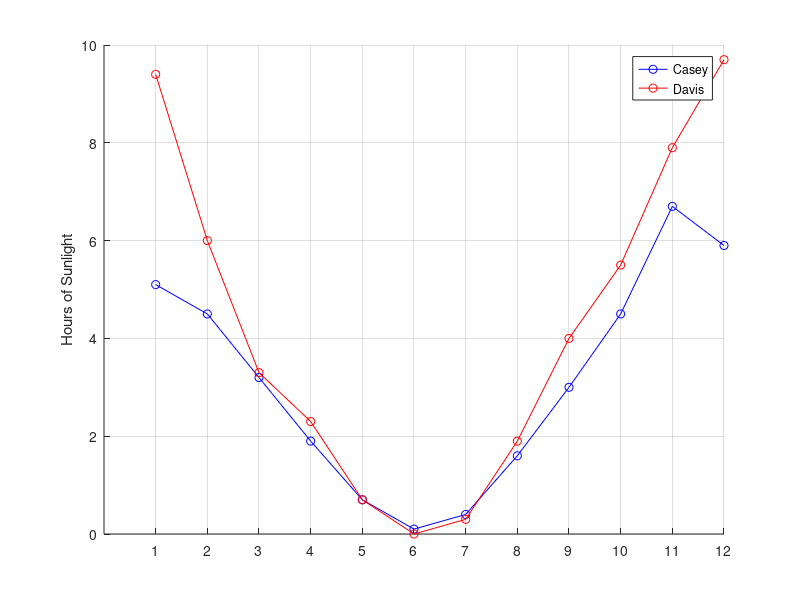

Write MATLAB code to recreate this figure. (Note: this script raises an error after producing the figure.)
%% PV Array 1D Simulation Calculations
% Feed these into TD1.1

% Given first round, focus is on possible power generation
% approximate temperature profiled will be aligned with hours in future
% iterations

% Weather Conditions - rearranging apr'25-mar'26 for jan-dec
% monthly averages
Month = ["Jan"; "Feb"; "Mar"; "Apr"; ...
         "May"; "Jun"; "Jul"; "Aug"; ...
         "Sep"; "Oct"; "Nov"; "Dec"];


Casey_C = [6.7 4.7 4.3 -2.4	-2.5 -2.5 -0.8 -3.8	-4.2 0.3 3.7 5.5]; % Celsius
Davis_C = [8.5 2.7 1 -3.8 -5.9 -3 -6.8 -4.5	-2.2 2.1 5.6 8.2]; % Celsius

Casey_Sun_hours = [5.1 4.5 3.2 1.9 0.7 0.1 0.4 1.6 3 4.5 6.7 5.9]; % Hours
Davis_Sun_hours = [9.4 6.0 3.3 2.3 0.7 0.0 0.3 1.9 4.0 5.5 7.9 9.7]; % Hours

figure(20)
hold on;
grid on;
plot(Casey_Sun_hours, 'b-o');
plot(Davis_Sun_hours, 'r-o');

legend("Casey","Davis");
ylabel("Hours of Sunlight");

xticks(1:1:12);
xticklabels(Month);
hold off;


Casey_Solar_irradiance = 88.05; % Wh/m^2 ~ W/m^2 
Davis_Solar_irradiance = 71.25; % Wh/m^2 ~ W/m^2

% Solar Panel specs
P_stc = 300; % W - Rated power @ STC
NOCT = 44; % C - Nominal Cell Temperature 
temp_coeff = -0.4; % [%] - temperature coefficient

%% Estimate cell temperature
% USe iterative loop 
T_cell_Casey = zeros(1,12);
T_cell_Davis = zeros(1,12);

for i = 1:12

T_cell_Casey(i) = Casey_C(i) + (NOCT-20).*(Casey_Solar_irradiance/800); % C
T_cell_Davis(i) = Davis_C(i) +(NOCT-20).*(Davis_Solar_irradiance/800); % C

end

% Temperature Factor 
% Account for heat dynamics effect on performance

f_temp_Casey = zeros(1,12);
f_temp_Davis = zeros(1,12); 

for i = 1:12

    f_temp_Casey(i) = 1 + ((temp_coeff/100).* (T_cell_Casey(i) - 25));
    f_temp_Davis(i) = 1 + ((temp_coeff/100).* (T_cell_Davis(i) - 25));

end 

    % Panel Power
    % Power generation 

P_gen_Casey = zeros(1,12); 
P_gen_Davis = zeros(1,12);

for i = 1:12

    P_gen_Casey(i) = P_stc .* (Casey_Solar_irradiance / 1000) .* f_temp_Casey(i) ; % W per panel
    P_gen_Davis(i) = P_stc .* (Davis_Solar_irradiance / 1000) .* f_temp_Davis(i) ; % W per panel

end

%% Bar Plot



% Figure 1 - per panel
figure(1);
hold on;
grid on;
grid minor;

PV = bar(1:12,[P_gen_Casey;P_gen_Davis]);
xlabel('Monthly Averages (Jan-Dec)');
ylabel('Power Generation per Panel (Wh)');
xticks(1:1:12);
xticklabels(Month);

hold off;





%% PV array 
% Ideal scenario, use 5 solar panels (4 sides + top) to asborb as much
% solar energy as possible

% AREA POWER = P_gen / area of solar cells 

P_gen_unit_area_Casey = zeros(1,12); 
P_gen_unit_area_Davis = zeros(1,12);

cell_size = (0.15675 * 0.15675); % m^2 
num_cell = 60;

eff_sol_area = cell_size * num_cell; % effective solar cell area


for i = 1:12

    P_gen_unit_area_Casey(i) = P_gen_Casey(i) / eff_sol_area ; % Whr
    P_gen_unit_area_Davis(i) = P_gen_Davis(i) / eff_sol_area; % Whr

end

figure(10);

hold on;
grid on;
grid minor;

PV_Array = bar(1:12,[P_gen_unit_area_Casey;P_gen_unit_area_Davis]);
xlabel('Monthly Averages (Jan-Dec)');
ylabel('Watt-hours per unit area (Wh/m^2)');
legend("Casey Station ~ 65 S","Davis Station ~ 70 S")
title('Maximum Power Generation (per unit area) (Wh/m^2)')

xticks(1:1:12);
xticklabels(Month);
ylim([0 25]);

fontsize(16,"points")

hold off;

%% Maximum Daily Power generation
% Possible power generation over months
% P_gen_unit area * sun hours 


P_gen_Daily_Casey = zeros(1,12); 
P_gen_Daily_Davis = zeros(1,12);

for i = 1:12

    P_gen_Daily_Casey(i) = P_gen_unit_area_Casey(i) * Casey_Sun_hours(i) ; % W per day
    P_gen_Daily_Davis(i) = P_gen_unit_area_Davis(i) * Davis_Sun_hours(i) ; % W per day

end

%% Maximum Possible Power Generation 
% 0% clouds - monthly sunshine hours

figure(2);

hold on;
grid on;
grid minor;

bar(1:12,[P_gen_Daily_Casey;P_gen_Daily_Davis]);
xlabel('Monthly Averages (Jan-Dec)');
ylabel('Watts per unit area (W/m^2)');


xticks(1:1:12);
xticklabels(Month);

legend("Casey Station ~ 65 S","Davis Station ~ 70 S")
legend(location="north");

title('Monthly Maximimum Daily Power Generation per unit area (W/m^2)')

fontsize(16,"points")

hold off;

%% Comparison of Sunshine to Max Power
figure(3) 
hold on;
grid on;

PV_daily = bar(1:12,[P_gen_Daily_Casey;P_gen_Daily_Davis],'blue');
xlabel('Monthly Averages (Jan-Dec)');
ylabel('Maximum Power Generation per unit area - 0% clouds (W)');

PV_daily(1).FaceColor = 'b';
PV_daily(2).FaceColor = 'r';

legend("Casey","Davis");
legend(location="north");

xticks(1:1:12);
xticklabels(Month);

hold off;



%% 20% Overcast 
% Assume 20% of solar energy blocked (80% available)

Casey_Solar_irradiance_80 = 88.05 * 0.8; % Wh/m^2 ~ W/m^2 
Davis_Solar_irradiance_80 = 71.25 * 0.8; % Wh/m^2 ~ W/m^2

% Estimate cell temperature
T_cell_Casey_80 = zeros(1,12);
T_cell_Davis_80 = zeros(1,12);

for i = 1:12
T_cell_Casey_80(i) = Casey_C(i) + (NOCT-20).*(Casey_Solar_irradiance_80/800); % C
T_cell_Davis_80(i) = Davis_C(i) +(NOCT-20).*(Davis_Solar_irradiance_80/800); % C
end

% Temperature Factor 
f_temp_Casey_80 = zeros(1,12);
f_temp_Davis_80 = zeros(1,12); 

for i = 1:12
    f_temp_Casey_80(i) = 1 + ((temp_coeff/100).* (T_cell_Casey_80(i) - 25));
    f_temp_Davis_80(i) = 1 + ((temp_coeff/100).* (T_cell_Davis_80(i) - 25));
end 

% Panel Power (single)
P_gen_Casey_80 = zeros(1,12); 
P_gen_Davis_80 = zeros(1,12);

for i = 1:12
    P_gen_Casey_80(i) = P_stc .* (Casey_Solar_irradiance_80 / 1000) .* f_temp_Casey_80(i) ; % W per panel
    P_gen_Davis_80(i) = P_stc .* (Davis_Solar_irradiance_80 / 1000) .* f_temp_Davis_80(i) ; % W per panel
end

% PV array (unit_area)
P_gen_unit_area_Casey_80 = zeros(1,12); 
P_gen_unit_area_Davis_80 = zeros(1,12);
% Assume 90% system efficiency
for i = 1:12
    P_gen_unit_area_Casey_80(i) = P_gen_Casey_80(i) / eff_sol_area ; % Whr/m^2
    P_gen_unit_area_Davis_80(i) = P_gen_Davis_80(i) / eff_sol_area ; % Whr/m^2
end

% Maximum Daily Power generation
P_gen_Daily_Casey_80 = zeros(1,12); 
P_gen_Daily_Davis_80 = zeros(1,12);

for i = 1:12

    P_gen_Daily_Casey_80(i) = P_gen_unit_area_Casey_80(i) * Casey_Sun_hours(i) ; % W/m^2 per day
    P_gen_Daily_Davis_80(i) = P_gen_unit_area_Davis_80(i) * Davis_Sun_hours(i) ; % W/m^2 per day

end

figure(4) 
hold on;
grid on;

PV_daily = bar(1:12,[P_gen_Daily_Casey_80;P_gen_Daily_Davis_80],'blue');
xlabel('Monthly Averages (Jan-Dec)');
ylabel('Maximum Power Generation per unit area - 20% clouds (W/m^2)');

PV_daily(1).FaceColor = 'b';
PV_daily(2).FaceColor = 'r';

legend("Casey","Davis");
legend(location="north");

xticks(1:1:12);
xticklabels(Month);

hold off;


%% 40% Overcast
% Assume 40% of solar energy blocked (60% available)

Casey_Solar_irradiance_60 = 88.05 * 0.6; % Wh/m^2 ~ W/m^2 
Davis_Solar_irradiance_60 = 71.25 * 0.6; % Wh/m^2 ~ W/m^2

% Estimate cell temperature
T_cell_Casey_60 = zeros(1,12);
T_cell_Davis_60 = zeros(1,12);

for i = 1:12
T_cell_Casey_60(i) = Casey_C(i) + (NOCT-20).*(Casey_Solar_irradiance_60/800); % C
T_cell_Davis_60(i) = Davis_C(i) +(NOCT-20).*(Davis_Solar_irradiance_60/800); % C
end

% Temperature Factor 
f_temp_Casey_60 = zeros(1,12);
f_temp_Davis_60 = zeros(1,12); 

for i = 1:12
    f_temp_Casey_60(i) = 1 + ((temp_coeff/100).* (T_cell_Casey_60(i) - 25));
    f_temp_Davis_60(i) = 1 + ((temp_coeff/100).* (T_cell_Davis_60(i) - 25));
end 

% Panel Power (single)
P_gen_Casey_60 = zeros(1,12); 
P_gen_Davis_60 = zeros(1,12);

for i = 1:12
    P_gen_Casey_60(i) = P_stc .* (Casey_Solar_irradiance_60 / 1000) .* f_temp_Casey_60(i) ; % W per panel
    P_gen_Davis_60(i) = P_stc .* (Davis_Solar_irradiance_60 / 1000) .* f_temp_Davis_60(i) ; % W per panel
end

% PV array (unit area)
P_gen_unit_area_Casey_60 = zeros(1,12); 
P_gen_unit_area_Davis_60 = zeros(1,12);

for i = 1:12
    P_gen_unit_area_Casey_60(i) = P_gen_Casey_60(i) / eff_sol_area ; % Whr
    P_gen_unit_area_Davis_60(i) = P_gen_Davis_60(i) / eff_sol_area ; % Whr
end

% Maximum Daily Power generation
P_gen_Daily_Casey_60 = zeros(1,12); 
P_gen_Daily_Davis_60 = zeros(1,12);

for i = 1:12

    P_gen_Daily_Casey_60(i) = P_gen_unit_area_Casey_60(i) * Casey_Sun_hours(i) ; % W/m^2 per day
    P_gen_Daily_Davis_60(i) = P_gen_unit_area_Davis_60(i) * Davis_Sun_hours(i) ; % W/m^2 per day

end

figure(5)
hold on;
grid on;

PV_daily = bar(1:12,[P_gen_Daily_Casey_60;P_gen_Daily_Davis_60],'blue');
xlabel('Monthly Averages (Jan-Dec)');
ylabel('Maximum Power Generation per unit area - 40% clouds (W/m^2)');

PV_daily(1).FaceColor = 'b';
PV_daily(2).FaceColor = 'r';

legend("Casey","Davis");
legend(location="north");

xticks(1:1:12);
xticklabels(Month);

hold off;



%% 60% Overcast
% Assume 60% blocked (40% available)

Casey_Solar_irradiance_40 = 88.05 * 0.4; % Wh/m^2 ~ W/m^2 
Davis_Solar_irradiance_40 = 71.25 * 0.4; % Wh/m^2 ~ W/m^2

% Estimate cell temperature
T_cell_Casey_40 = zeros(1,12);
T_cell_Davis_40 = zeros(1,12);

for i = 1:12
T_cell_Casey_40(i) = Casey_C(i) + (NOCT-20).*(Casey_Solar_irradiance_40/800); % C
T_cell_Davis_40(i) = Davis_C(i) + (NOCT-20).*(Davis_Solar_irradiance_40/800); % C
end

% Temperature Factor 
f_temp_Casey_40 = zeros(1,12);
f_temp_Davis_40 = zeros(1,12); 

for i = 1:12
    f_temp_Casey_40(i) = 1 + ((temp_coeff/100).* (T_cell_Casey_40(i) - 25));
    f_temp_Davis_40(i) = 1 + ((temp_coeff/100).* (T_cell_Davis_40(i) - 25));
end 

% Panel Power (single)
P_gen_Casey_40 = zeros(1,12); 
P_gen_Davis_40 = zeros(1,12);

for i = 1:12
    P_gen_Casey_40(i) = P_stc .* (Casey_Solar_irradiance_40 / 1000) .* f_temp_Casey_40(i) ; % W per panel
    P_gen_Davis_40(i) = P_stc .* (Davis_Solar_irradiance_40 / 1000) .* f_temp_Davis_40(i) ; % W per panel
end

% PV array (per unit area)
P_gen_unit_area_Casey_40 = zeros(1,12); 
P_gen_unit_area_Davis_40 = zeros(1,12);

for i = 1:12
    P_gen_unit_area_Casey_40(i) = P_gen_Casey_40(i) / eff_sol_area ; % Whr
    P_gen_unit_area_Davis_40(i) = P_gen_Davis_40(i) / eff_sol_area; % Whr
end

% Maximum Daily Power generation
P_gen_Daily_Casey_40 = zeros(1,12); 
P_gen_Daily_Davis_40 = zeros(1,12);

for i = 1:12

    P_gen_Daily_Casey_40(i) = P_gen_unit_area_Casey_40(i) * Casey_Sun_hours(i) ; % W/m^2 per day
    P_gen_Daily_Davis_40(i) = P_gen_unit_area_Davis_40(i) * Davis_Sun_hours(i) ; % W/m^2 per day

end

figure(6)
hold on;
grid on;

PV_daily = bar(1:12,[P_gen_Daily_Casey_40;P_gen_Daily_Davis_40],'blue');
xlabel('Monthly Averages (Jan-Dec)');
ylabel('Maximum Power Generation per unit area - 60% clouds (W/m^2)');

PV_daily(1).FaceColor = 'b';
PV_daily(2).FaceColor = 'r';

legend("Casey","Davis");
legend(location="north");

xticks(1:1:12);
xticklabels(Month);

hold off;


%% 80% Overcast
% Assume 80% blocked (20% available)

Casey_Solar_irradiance_20 = 88.05 * 0.2; % Wh/m^2 ~ W/m^2 
Davis_Solar_irradiance_20 = 71.25 * 0.2; % Wh/m^2 ~ W/m^2

% Estimate cell temperature
T_cell_Casey_20 = zeros(1,12);
T_cell_Davis_20 = zeros(1,12);

for i = 1:12
T_cell_Casey_20(i) = Casey_C(i) + (NOCT-20).*(Casey_Solar_irradiance_20/800); % C
T_cell_Davis_20(i) = Davis_C(i) + (NOCT-20).*(Davis_Solar_irradiance_20/800); % C
end

% Temperature Factor 
f_temp_Casey_20 = zeros(1,12);
f_temp_Davis_20 = zeros(1,12); 

for i = 1:12
    f_temp_Casey_20(i) = 1 + ((temp_coeff/100).* (T_cell_Casey_20(i) - 25));
    f_temp_Davis_20(i) = 1 + ((temp_coeff/100).* (T_cell_Davis_20(i) - 25));
end 

% Panel Power (single)
P_gen_Casey_20 = zeros(1,12); 
P_gen_Davis_20 = zeros(1,12);

for i = 1:12
    P_gen_Casey_20(i) = P_stc .* (Casey_Solar_irradiance_20 / 1000) .* f_temp_Casey_20(i) ; % W per panel
    P_gen_Davis_20(i) = P_stc .* (Davis_Solar_irradiance_20 / 1000) .* f_temp_Davis_20(i) ; % W per panel
end

% PV array (per unit area)
P_gen_unit_area_Casey_20 = zeros(1,12); 
P_gen_unit_area_Davis_20 = zeros(1,12);

% Assume 90% system efficiency
for i = 1:12
    P_gen_unit_area_Casey_20(i) = P_gen_Casey_20(i) / eff_sol_area ; % Whr/m^2
    P_gen_unit_area_Davis_20(i) = P_gen_Davis_20(i) / eff_sol_area ; % Whr/m^2
end

% Maximum Daily Power generation
P_gen_Daily_Casey_20 = zeros(1,12); 
P_gen_Daily_Davis_20 = zeros(1,12);

for i = 1:12

    P_gen_Daily_Casey_20(i) = P_gen_unit_area_Casey_20(i) * Casey_Sun_hours(i) ; % W per day
    P_gen_Daily_Davis_20(i) = P_gen_unit_area_Davis_20(i) * Davis_Sun_hours(i) ; % W per day

end

figure(7)
hold on;
grid on;

PV_daily = bar(1:12,[P_gen_Daily_Casey_20;P_gen_Daily_Davis_20],'blue');
xlabel('Monthly Averages (Jan-Dec)');
ylabel('Maximum Power Generation unit area - 80% clouds (W/m^2)');

PV_daily(1).FaceColor = 'b';
PV_daily(2).FaceColor = 'r';

legend("Casey","Davis");
legend(location="north");

xticks(1:1:12);
xticklabels(Month);

hold off


%% t

figure(8)
title('Comparison of Casey Station vs. Cloud Cover %');
hold on;
grid on;

PV_daily = bar(1:12,[P_gen_Daily_Casey; P_gen_Daily_Casey_80;...
                     P_gen_Daily_Casey_60; P_gen_Daily_Casey_40;...
                     P_gen_Daily_Casey_20;]);
xlabel('Monthly Averages (Jan-Dec)');
ylabel('Watts per unit area (W/m^2)');
legend("0% Overcast","20% Clouds","40% Clouds","60% Overcast", "80% Clouds");
legend(location="north");


fontsize(16,"points")

xticks(1:1:12);
xticklabels(Month);

hold off;

%% s

figure(9)
title('Comparison of Davis Station vs. Cloud Cover (%)');
hold on;
grid on;

PV_daily = bar(1:12,[P_gen_Daily_Davis; P_gen_Daily_Davis_80;...
                     P_gen_Daily_Davis_60; P_gen_Daily_Davis_40;...
                     P_gen_Daily_Davis_20;]);
xlabel('Monthly Averages (Jan-Dec)');
ylabel('Watts per unit area (W/m^2)');
legend("0% Overcast","20% Clouds","40% Clouds","60% Overcast", "80% Clouds");
legend(location="north");


fontsize(16,"points")

xticks(1:1:12);
xticklabels(Month);

hold off;
